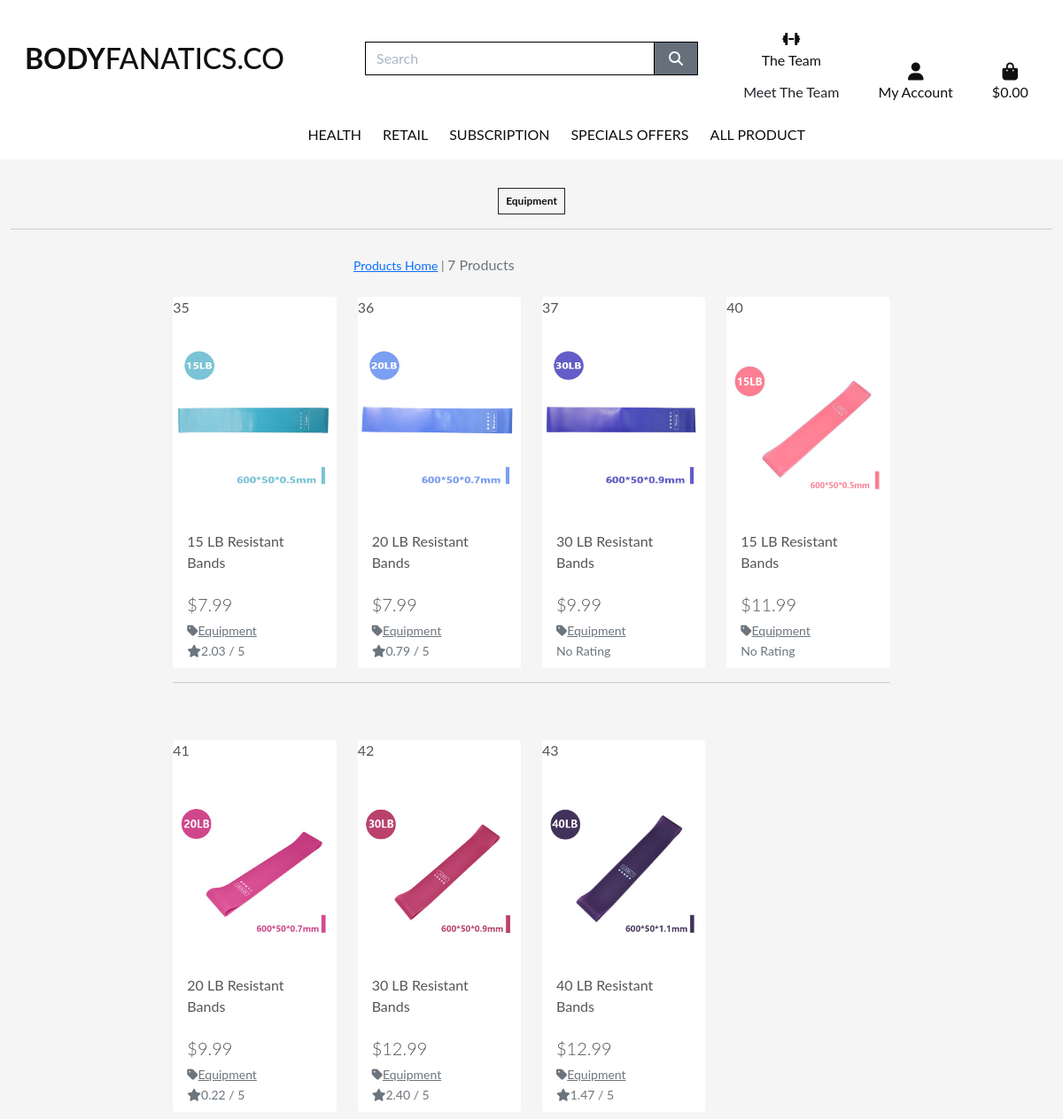
The page /products/?category=equipment on the database its author committed.
### products/models.py (models this page shows, shortened)
class Category(models.Model):
    class Meta:
        verbose_name_plural = 'Categories'
    name = models.CharField(max_length=254)
    friendly_name = models.CharField(max_length=254, null=True, blank=True)

class Product(models.Model):
    category = models.ForeignKey('Category', null=True, blank=True, on_delete=models.SET_NULL)
    sku = models.CharField(max_length=254, null=True, blank=True)
    name = models.CharField(max_length=254)
    description = models.TextField()
    has_sizes = models.TextField(default=False, null=True, blank=True)
    price = models.DecimalField(max_digits=6, decimal_places=2)
    image_url = models.URLField(max_length=1024, null=True, blank=True)
    image = models.ImageField(null=True, blank=True)
    image_two = models.ImageField(null=True, blank=True)
    colour = models.ImageField(null=True, blank=True)
    is_sold = models.TextField(null=True, blank=True)
    sale_type = models.TextField(null=True, blank=True)
    friendly_name = models.TextField(null=True, blank=True)
    rating = models.DecimalField(max_digits=6, decimal_places=2, null=True, blank=True)

### products/views.py (the view, shortened to what this page needs)
# urls.py: path('', views.all_products, name='products'),
def all_products(request):
    products = Product.objects.all()
    query = None
    categories = None
    sort = None
    direction = None
    if request.GET:
        if 'category' in request.GET:
            categories = request.GET['category'].split(',')
            products = products.filter(category__name__in=categories)
            categories = Category.objects.filter(name__in=categories)
    current_sorting = f'{sort}_{direction}'
    context = {
        'products': products,
        'search_term': query,
        'current_categories': categories,
        'name_descending': current_sorting,
    }
    return render(request, 'products/products.html', context)

### bag/contexts.py (called while the page is built, shortened)
def bag_contents(request):
    bag_items = []
    total = 0
    product_count = 0
    bag = request.session.get('bag', {})
    if total < settings.FREE_DELIVERY_THRESHOLD:
        delivery = total * Decimal(settings.STANDARD_DELIVERY_PERCENTAGE / 100)
        free_delivery_delta = settings.FREE_DELIVERY_THRESHOLD - total
    else:
        delivery = 0
        free_delivery_delta = 0
    grand_total = delivery + total
    context = {
        'bag_items': bag_items,
        'total': total,
        'products_count': product_count,
        'delivery': delivery,
        'free_delivery_delta': free_delivery_delta,
        'free_delivery_threshold': settings.FREE_DELIVERY_THRESHOLD,
        'grand_total': grand_total,
    }
    return context

### products/templates/products/products.html (shortened to what this page needs)
{% extends "base.html" %}
{% load static %}
{% block page_header %}
    <div class="container header-container">
    </div>
{% endblock %}
{% block content %}
    <div class="overlay"></div>
    <div class="container-fluid">
        <div class="row">
            <div class="col text-center mt-3">
                {% for c in current_categories %}
                    <a class="category-badge text-decoration-none" href="{% url 'products' %}?category={{ c.name }}">
                        <span class="p-2 mt-2 badge badge-white text-black rounded-0 border border-dark">{{ c.friendly_name }}</span>
                    </a>
                {% endfor %}
                <hr class="w-100 mb-1">
            </div>
        </div>
    <div class="row">
        <div class="product-container col-10 offset-1">
            <div class="row mt-1 mb-2">
                <div class="product-container col-10 offset-1">
                    <div class="row mt-1 mb-2">
                        <div class="col-12 col-md-6 my-auto order-md-last d-flex justify-content-center justify-content-md-end">
        <div class="col-12 col-md-6 order-md-first">
            <p class="text-muted mt-3 text-center text-md-left">
                    {% if search_term or current_categories or current_sorting != 'None_None' %}
                    <span class="small"><a href="{% url 'products' %}">Products Home</a> | </span>
                    {% endif %}
                    {{ products|length }} Products{% if search_term %} found for <strong>"{{ search_term }}"</strong>{% endif %}
                </p>
            </div>
        </div>
            </div>
                <div class="row">
                    {% for product in products %}
                        <div class="col-sm-6 col-md-6 col-lg-4 col-xl-3">
                            <div class="card h-100 border-0">
                               {{ product.id }}
                                {% if product.image %}
                            <a href="{% url 'product_detail' product.id %}">
                        <img class="card-img-top img-fluid" src="{{product.image.url }}" alt="{{ product.name }}">
                                </a>
                        {% else %}
                            <a href="{% url 'product_detail' product.id %}">
                            <img class="card-img-top img-fluid" src="{{ MEDIA_URL }}noimage.png" alt="{{ product.name }}">
                                </a>
                        {% endif %}
                            <div class="card-body pb-0">
                                <p class="mb-0">{{ product.name }}</p>
                                </div>
                                <div class="card-footer bg-white pt-0 border-0 text-left">
                            <div class="row">
                                <div class="col">
                                    <p class="lead mb-0 text-left font-weight-bold">${{ product.price }}</p>
                        {% if product.category %}
                            <p class="small mt-1 mb-0">
                                <a class="text-muted" href="{% url 'products' %}?category={{ product.category.name }}">
                                    <i class="fas fa-tag mr-1"></i>{{ product.category.friendly_name }}
                                </a>
                            </p>
                        {% endif%}
                        {% if product.rating %}
                            <small class="text-muted"><i class="fas fa-star mr-1"></i>{{ product.rating }} / 5</small>
                            {% else %}
                                <small class="text-muted">No Rating</small>
                            {% endif %}
                        </div>
                    </div>
                </div>
            </div>
        </div>
                {% if forloop.counter|divisibleby:4 %}
                        <div class="col-12 d-none d-xl-block mb-5">
                            <hr>
                        </div>
            {% endif %}
            {% endfor %}
                </div>
            </div>
        </div>
    </div>
{% endblock %}

### static/css/base.css (style rules this page uses)
html { height: 100%; }
body { background: url('/media/background/lloyd.jpeg') no-repeat center center fixed; background-size: cover; height: calc(100vh - 164px); color: #555; font-family: 'Lato'; }
.text-black { color: rgb(16, 16, 16) !important; }
.overlay { height: 100%; width: 100%; top: 0; left: 0; position: fixed; background: whitesmoke; z-index: -1; }
.card { display: grid; grid-template-columns: (auto-fit, minmax(200px, 1fr)); gap: 20px; }
@media (min-width: 992px) { .header-container { padding-top: 180px; } }
@media (min-width: 1200px) { .container { max-width: 80%; } }

### rows shown on the page
Category: friendly_name "Equipment"
Product: id "35", image (picture), name "15 LB Resistant Bands", price "7.99", category.friendly_name "Equipment", rating "2.03"
Product: id "36", image (picture), name "20 LB Resistant Bands", price "7.99", category.friendly_name "Equipment", rating "0.79"
Product: id "37", image (picture), name "30 LB Resistant Bands", price "9.99", category.friendly_name "Equipment", shows "No Rating"
Product: id "40", image (picture), name "15 LB Resistant Bands", price "11.99", category.friendly_name "Equipment", shows "No Rating"
Product: id "41", image (picture), name "20 LB Resistant Bands", price "9.99", category.friendly_name "Equipment", rating "0.22"
Product: id "42", image (picture), name "30 LB Resistant Bands", price "12.99", category.friendly_name "Equipment", rating "2.40"
Product: id "43", image (picture), name "40 LB Resistant Bands", price "12.99", category.friendly_name "Equipment", rating "1.47"

### other values the page prints
{{ products|length }} "7"
